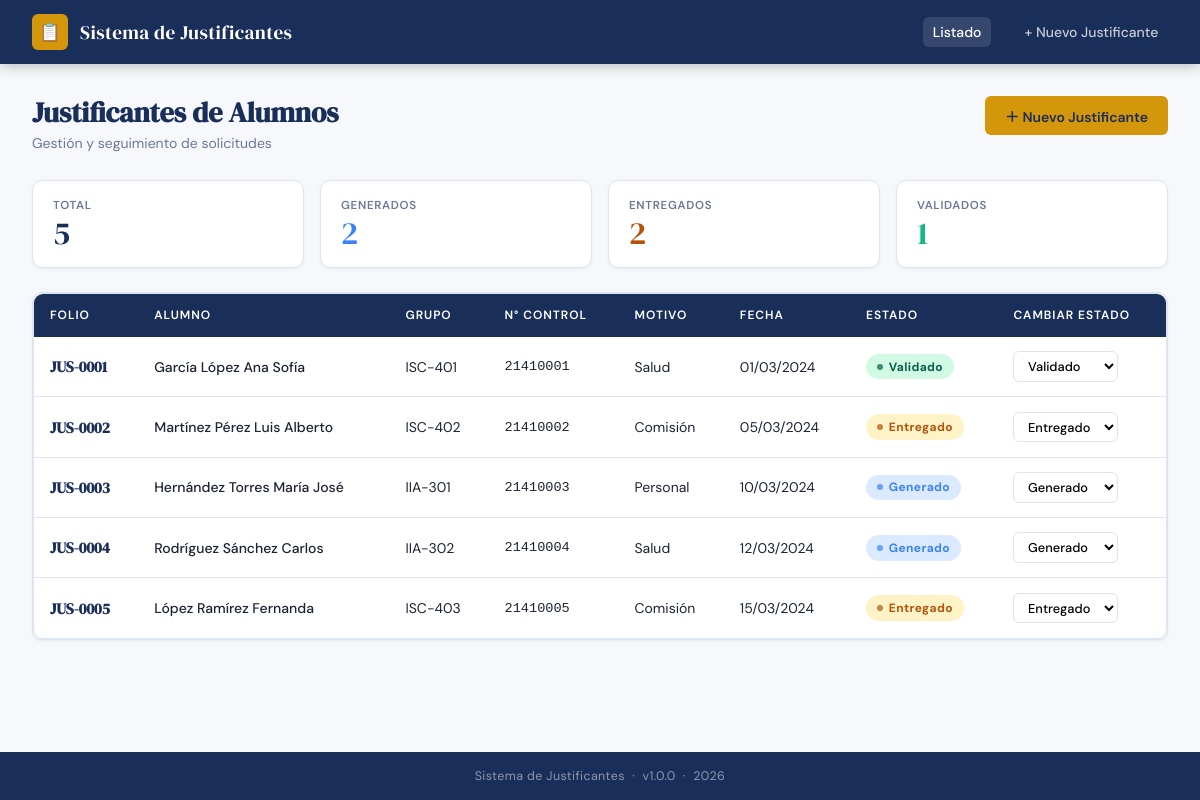
The page / on the database its author committed.
### tables this page shows
CREATE TABLE IF NOT EXISTS justificantes (
    id              INT(11)         NOT NULL AUTO_INCREMENT,
    folio           VARCHAR(10)     NOT NULL UNIQUE,        
    nombre_alumno   VARCHAR(150)    NOT NULL,               
    grupo           VARCHAR(20)     NOT NULL,               
    numero_control  VARCHAR(20)     NOT NULL,               
    motivo          ENUM('Salud','Comisión','Personal') NOT NULL,   
    fecha           DATE            NOT NULL,               
    estado          ENUM('Generado','Entregado','Validado') NOT NULL DEFAULT 'Generado',  
    created_at      TIMESTAMP       DEFAULT CURRENT_TIMESTAMP,
    updated_at      TIMESTAMP       DEFAULT CURRENT_TIMESTAMP ON UPDATE CURRENT_TIMESTAMP,

    PRIMARY KEY (id),
    UNIQUE KEY uq_folio (folio),
    KEY idx_numero_control (numero_control),
    KEY idx_estado (estado)
);

### app/controllers/JustificanteController.php (called while the page is built, shortened)
<?php
require_once __DIR__ . '/../models/Justificante.php';
class JustificanteController
{
    private Justificante $modelo;
    public function __construct()
    {
        $this->modelo = new Justificante();
    }
    public function index(): void
    {
        $justificantes = $this->modelo->obtenerTodos();
        $mensaje = $this->obtenerMensajeSesion();
        $this->cargarVista('justificantes/index', [
            'justificantes' => $justificantes,
            'mensaje'       => $mensaje,
        ]);
    }
    private function cargarVista(string $vista, array $vars = []): void
    {
        extract($vars);
        $rutaVista = __DIR__ . '/../views/' . $vista . '.php';
        require __DIR__ . '/../views/layouts/header.php';
        require $rutaVista;
        require __DIR__ . '/../views/layouts/footer.php';
    }
    private function obtenerMensajeSesion(): array
    {
        $msg = $_SESSION['mensaje'] ?? [];
        return $msg;
    }
}

### app/core/Router.php (called while the page is built, shortened)
<?php
class Router
{
    public static function dispatch(): void
    {
        $action     = $_GET['action']     ?? 'index';
        $action     = preg_replace('/[^a-zA-Z0-9_]/', '', $action);
        $controllerObj = new $controllerClass();
        $controllerObj->$action();
    }
}

### index.php (called while the page is built, shortened)
<?php
require_once __DIR__ . '/app/config/database.php';
require_once __DIR__ . '/app/core/Database.php';
require_once __DIR__ . '/app/core/Router.php';
Router::dispatch();

### app/core/Database.php (called while the page is built, shortened)
<?php
class Database
{
    private static ?Database $instance = null;
    private PDO $pdo;
    private function __construct()
    {
        $dsn = sprintf(
            'mysql:host=%s;port=%s;dbname=%s;charset=%s',
            DB_HOST,
            DB_PORT,
            DB_NAME,
            DB_CHARSET
        );
        $options = [
            PDO::ATTR_ERRMODE            => PDO::ERRMODE_EXCEPTION,
            PDO::ATTR_DEFAULT_FETCH_MODE => PDO::FETCH_ASSOC,
            PDO::ATTR_EMULATE_PREPARES   => false,
        ];
        try {
            $this->pdo = new PDO($dsn, DB_USER, DB_PASS, $options);
        } catch (PDOException $e) {
            error_log("Error de conexión: " . $e->getMessage());
            if (
                !empty($_SERVER['HTTP_X_REQUESTED_WITH']) &&
                strtolower($_SERVER['HTTP_X_REQUESTED_WITH']) === 'xmlhttprequest'
            ) {
                header("Content-Type: application/json");
                echo json_encode([
                    "status"  => "error",
                    "mensaje" => "Error de conexión a la base de datos"
                ]);
                exit;
            }
            die("Error de conexión a la base de datos");
        }
    }
    public static function getInstance(): Database
    {
        if (self::$instance === null) {
            self::$instance = new Database();
        }
        return self::$instance;
    }
    public function getConnection(): PDO
    {
        return $this->pdo;
    }
}

### app/models/Justificante.php (called while the page is built, shortened)
<?php
class Justificante
{
    private PDO $db;
    private string $tabla = 'justificantes';
    public function __construct()
    {
        $this->db = Database::getInstance()->getConnection();
    }
    public function obtenerTodos(): array
    {
        $sql = "SELECT id, folio, nombre_alumno, grupo, numero_control,
                       motivo, fecha, estado, created_at
                FROM {$this->tabla}
                ORDER BY created_at DESC";
        $stmt = $this->db->prepare($sql);
        $stmt->execute();
        return $stmt->fetchAll();
    }
}

### app/views/justificantes/index.php (the view, shortened to what this page needs)
<?php
$total     = count($justificantes);
$generados  = count(array_filter($justificantes, fn($j) => $j['estado'] === 'Generado'));
$entregados = count(array_filter($justificantes, fn($j) => $j['estado'] === 'Entregado'));
$validados  = count(array_filter($justificantes, fn($j) => $j['estado'] === 'Validado'));
$urlUpdateEstado = BASE_URL . '/index.php?controller=justificante&action=updateEstado';
?>
<div class="page-header">
  <div>
    <h1 class="page-header__title">Justificantes de Alumnos</h1>
    <p class="page-header__subtitle">Gestión y seguimiento de solicitudes</p>
  </div>
  <a href="<?= BASE_URL ?>/?controller=justificante&action=create" class="btn btn-accent">
    ＋ Nuevo Justificante
  </a>
</div>
<div class="stats-row">
  <div class="stat-card">
    <span class="stat-card__label">Total</span>
    <span class="stat-card__value"><?= $total ?></span>
  </div>
  <div class="stat-card stat-card--generado">
    <span class="stat-card__label">Generados</span>
    <span class="stat-card__value"><?= $generados ?></span>
  </div>
  <div class="stat-card stat-card--entregado">
    <span class="stat-card__label">Entregados</span>
    <span class="stat-card__value"><?= $entregados ?></span>
  </div>
  <div class="stat-card stat-card--validado">
    <span class="stat-card__label">Validados</span>
    <span class="stat-card__value"><?= $validados ?></span>
  </div>
</div>
<div class="card" style="padding: 0; overflow: hidden;">
  <div class="table-wrapper">
    <table class="table">
      <thead>
        <tr>
          <th>Folio</th>
          <th>Alumno</th>
          <th>Grupo</th>
          <th>N° Control</th>
          <th>Motivo</th>
          <th>Fecha</th>
          <th>Estado</th>
          <th>Cambiar Estado</th>
        </tr>
      </thead>
      <tbody>
        <?php if (empty($justificantes)): ?>
          <tr class="empty-row">
            <td colspan="8">
              <div style="display:flex;flex-direction:column;align-items:center;gap:.75rem;padding:2.5rem;">
                <span style="font-size:2.5rem;">📂</span>
                <p>No hay justificantes registrados aún.</p>
                <a href="<?= BASE_URL ?>/?controller=justificante&action=create" class="btn btn-primary btn-sm">
                  Crear el primero
                </a>
              </div>
            </td>
          </tr>
        <?php else: ?>
          <?php foreach ($justificantes as $j): ?>
            <?php
              $estadoSlug = strtolower($j['estado']);
              $fechaFormato = date('d/m/Y', strtotime($j['fecha']));
            ?>
            <tr>
              <td>
                <span class="folio-cell"><?= htmlspecialchars($j['folio']) ?></span>
              </td>
              <td>
                <span style="font-weight:500;"><?= htmlspecialchars($j['nombre_alumno']) ?></span>
              </td>
              <td><?= htmlspecialchars($j['grupo']) ?></td>
              <td style="font-family:monospace;font-size:.85rem;">
                <?= htmlspecialchars($j['numero_control']) ?>
              </td>
              <td><?= htmlspecialchars($j['motivo']) ?></td>
              <td style="white-space:nowrap;"><?= $fechaFormato ?></td>
              <td>
                <span class="badge badge-<?= $estadoSlug ?>">
                  <?= htmlspecialchars($j['estado']) ?>
                </span>
              </td>
              <td>
                <select
                  class="estado-select"
                  data-id="<?= (int)$j['id'] ?>"
                  data-action="<?= $urlUpdateEstado ?>">
                  <?php foreach (\Justificante::ESTADOS as $est): ?>
                    <option value="<?= $est ?>" <?= $j['estado'] === $est ? 'selected' : '' ?>>
                      <?= $est ?>
                    </option>
                  <?php endforeach; ?>
                </select>
              </td>
            </tr>
          <?php endforeach; ?>
        <?php endif; ?>
      </tbody>
    </table>
  </div>
</div>

### app/views/layouts/header.php (shortened to what this page needs)
<!DOCTYPE html>
<html lang="es">
<head>
  <link rel="stylesheet" href="<?= BASE_URL ?>/public/css/styles.css" />
</head>
<body>
<header class="app-header">
  <div class="app-header__brand">
    <div class="app-header__brand-icon">📋</div>
    <span><?= APP_NAME ?></span>
  </div>
  <nav class="app-header__nav">
    <?php
      $action = $_GET['action']     ?? 'index';
    ?>
    <a href="<?= BASE_URL ?>/?controller=justificante&action=index"
       class="<?= ($action === 'index')  ? 'active' : '' ?>">
      Listado
    </a>
    <a href="<?= BASE_URL ?>/?controller=justificante&action=create"
       class="<?= ($action === 'create') ? 'active' : '' ?>">
      + Nuevo Justificante
    </a>
  </nav>
</header>
<main class="app-main">

### app/views/layouts/footer.php (shortened to what this page needs)
</main>
<footer class="app-footer">
  <?= APP_NAME ?> &nbsp;·&nbsp; v<?= APP_VERSION ?> &nbsp;·&nbsp; <?= date('Y') ?>
</footer>
</body>
</html>

### rows shown on the page
justificantes: folio "JUS-0001", nombre_alumno "García López Ana Sofía", grupo "ISC-401", numero_control "21410001", motivo "Salud", fecha "01/03/2024", estado "Validado", estado+id "Validado"
justificantes: folio "JUS-0002", nombre_alumno "Martínez Pérez Luis Alberto", grupo "ISC-402", numero_control "21410002", motivo "Comisión", fecha "05/03/2024", estado "Entregado", estado+id "Entregado"
justificantes: folio "JUS-0003", nombre_alumno "Hernández Torres María José", grupo "IIA-301", numero_control "21410003", motivo "Personal", fecha "10/03/2024", estado "Generado", estado+id "Generado"
justificantes: folio "JUS-0004", nombre_alumno "Rodríguez Sánchez Carlos", grupo "IIA-302", numero_control "21410004", motivo "Salud", fecha "12/03/2024", estado "Generado", estado+id "Generado"
justificantes: folio "JUS-0005", nombre_alumno "López Ramírez Fernanda", grupo "ISC-403", numero_control "21410005", motivo "Comisión", fecha "15/03/2024", estado "Entregado", estado+id "Entregado"

### other values the page prints
APP_NAME "Sistema de Justificantes"
$total "5"
$generados "2"
$entregados "2"
$validados "1"
APP_VERSION "1.0.0"
